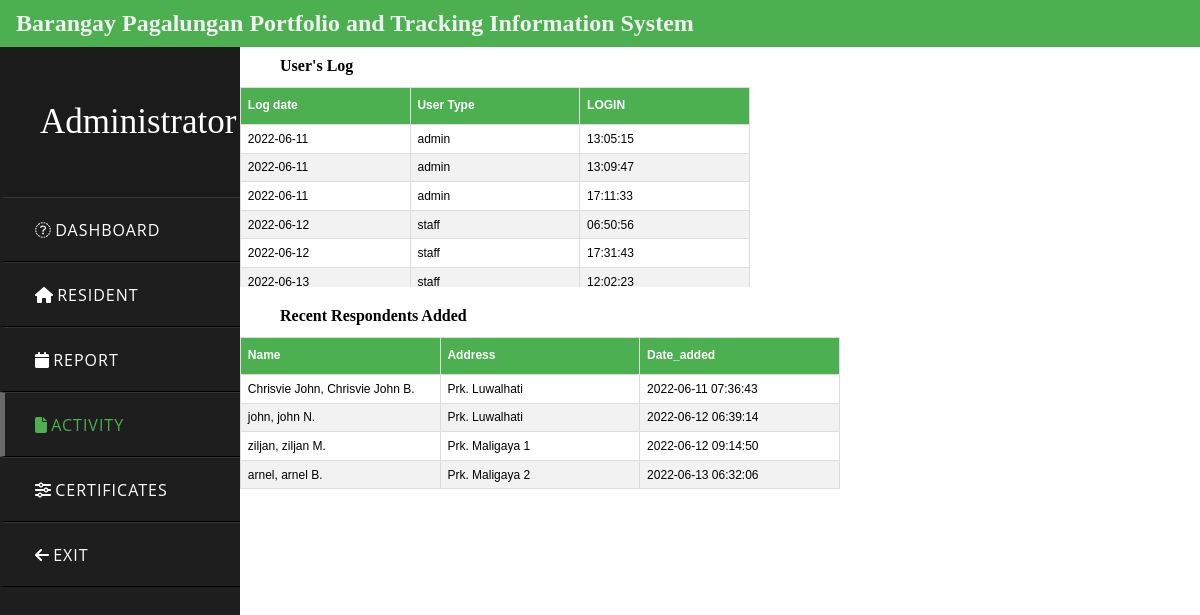
Page /NEW/activity.php on the committed database.
### tables this page shows
CREATE TABLE `residents` (
  `id` int(6) UNSIGNED NOT NULL,
  `lastname` varchar(30) NOT NULL,
  `firstname` varchar(30) NOT NULL,
  `middlename` varchar(50) NOT NULL,
  `birthdate` varchar(50) NOT NULL,
  `contactnumber` varchar(11) NOT NULL,
  `religion` varchar(50) NOT NULL,
  `city` varchar(50) NOT NULL,
  `household` varchar(2) NOT NULL,
  `address` varchar(50) DEFAULT NULL,
  `age` int(10) NOT NULL,
  `gender` varchar(10) NOT NULL,
  `status` varchar(10) NOT NULL,
  `nationality` varchar(20) NOT NULL,
  `reg_date` timestamp NOT NULL DEFAULT current_timestamp() ON UPDATE current_timestamp()
);

CREATE TABLE `staffdailylogin` (
  `id` int(10) NOT NULL,
  `logdate` date NOT NULL DEFAULT current_timestamp(),
  `usertype` varchar(50) NOT NULL,
  `logintime` time NOT NULL DEFAULT current_timestamp()
);

### NEW/activity.php (the view, shortened to what this page needs)
<!DOCTYPE html>
<html lang="en" dir="ltr">
  <head>
    <link rel="stylesheet" href="dashboard.css">
    <link rel="stylesheet" href="https://cdnjs.cloudflare.com/ajax/libs/font-awesome/5.15.3/css/all.min.css"/>
<div class="header1" id="myHeader">
  <h2>Barangay Pagalungan Portfolio and Tracking Information System</h2>
</div>
  </head>
  <body>
    	<form>
    <div class="sidebar">
      <header>Administrator</header>
      <a href="dashboard.php">
      <i class="fas fa-chart-line-down"></i>
        <span>Dashboard</span>
      </a>
        <a href="resident.php" >
        <i class="fas fa-home"></i>
        <span >Resident</span>
      </a>
      <a href="residentreport1.php" >
         <i class="fas fa-calendar"></i>
        <span>Report</span>
      </a>
      <a href="activity.php"class="active" >
        <i class="fas fa-file"></i>
        <span>Activity</span>
      </a>
      <a href="certificates.php" >
        <i class="fas fa-sliders-h"></i>
        <span>Certificates</span>
      </a>
      <a href="managementlogin.php">
        <i class="fas fa-arrow-left"></i>
        <span>Exit</span>
      </a>
    </div>
  </form>
   <form >
      <section>
<div id="divv">
<table id="cus">
<tr>
  <th>Name</th>
    <th>Address</th>
 <th>Date_added</th>
</tr>
<tbody>
  <?php
$conn = new mysqli("localhost", "root","","bpptis");
$sql = "SELECT * FROM residents";
$result = $conn->query($sql);
while ($row = $result->fetch_assoc()) {
     echo "<tr>
    <td>" . $row["firstname"] . ", " . $row["firstname"] . " " . $row["middlename"] . "</td>
    <td>" . $row["address"] . "</td>
    <td>" . $row["reg_date"] . "</td>
</tr>";
}
?>
</tbody>
  </table>
</div>
 </section>
</form>
<label style="position:fixed;margin-left: 280px;
padding-top: 10px;">
  <b>
    User's Log
  </b>
</label>
<label style="position:fixed;margin-left: 280px;
padding-top: 260px;">
  <b>
    Recent Respondents Added
  </b>
</label>
<form method="post">
<section>
<div id="dv">
<table id="customers">
<tr>
  <th>Log date</th>
    <th>User Type</th>
    <th>LOGIN</th>
</tr>
<tbody>
 <?php
$conn = new mysqli("localhost", "root","","bpptis");
$sql = "SELECT * FROM staffdailylogin";
$result = $conn->query($sql);
while ($row = $result->fetch_assoc()) {
     echo "<tr>
    <td>" . $row["logdate"] . "</td>
    <td>" . $row["usertype"] . "</td>
    <td>" . $row["logintime"] . "</td>
</tr>";
}
?></tbody>
  </table>
</div>
  </section>
</form>
  </body>
</html>

### NEW/dashboard.css (style rules this page uses)
* { margin: 0; padding: 0; text-decoration: none; }
.header1 { padding: 10px 16px; background: #4CAF50; color: #f1f1f1; }
.sidebar { position: fixed; width: 240px; left: fixed; height: 100%; background: #1e1e1e; transition: all .5s ease; }
.sidebar header { font-size: 35px; font-style: bold; color: white; line-height: 70px; text-align: center; background: #1b1b1b; user-select: none; font-family: 'Brush Script MT', cursive; padding: 40px; }
.sidebar a { display: block; height: 65px; width: 100%; color: white; line-height: 65px; padding-left: 30px; box-sizing: border-box; border-bottom: 1px solid black; border-top: 1px solid rgba(255,255,255,.1); border-left: 5px solid transparent; font-family: 'Open Sans', sans-serif; transition: all .5s ease; }
a.active,a:hover { border-left: 5px solid dimgray; color: #4CAF50; }
.sidebar a span { letter-spacing: 1px; text-transform: uppercase; }

### NEW/activity.php (style rules this page uses)
#customers { font-family: "Trebuchet MS", Arial, Helvetica, sans-serif; border-collapse: collapse; width: 100%; padding-top: 100px; }
#dv { margin-left: 240px; margin-top:40px; width: 510px; position: fixed; height: 200px; overflow: auto; }
#customers td, #customers th { border: 1px solid #ddd; padding: 6.8px; margin-top: 250px; font-size: 12px; }
#customers tr:nth-child(even) { background-color: #f2f2f2; }
#customers th { width: 100px; padding-top: 10px; padding-bottom: 12px; text-align: left; background-color: #4CAF50; color: white; }
#cus { font-family: "Trebuchet MS", Arial, Helvetica, sans-serif; border-collapse: collapse; width: 100%; padding-top: 100px; }
#divv { margin-left: 240px; margin-top:290px; width: 600px; position: fixed; height: 200px ; overflow: auto; }
#cus td, #cus th { border: 1px solid #ddd; padding: 6.8px; margin-top: 250px; font-size: 12px; }
#cus tr:nth-child(even) { background-color: #f2f2f2; }
#cus th { width: 100px; padding-top: 10px; padding-bottom: 12px; text-align: left; background-color: #4CAF50; color: white; }

### rows in the picture
residents: firstname "Chrisvie John", middlename "B.", address "Prk. Luwalhati", reg_date "2022-06-11 07:36:43"
residents: firstname "john", middlename "N.", address "Prk. Luwalhati", reg_date "2022-06-12 06:39:14"
residents: firstname "ziljan", middlename "M.", address "Prk. Maligaya 1", reg_date "2022-06-12 09:14:50"
residents: firstname "arnel", middlename "B.", address "Prk. Maligaya 2", reg_date "2022-06-13 06:32:06"
staffdailylogin: logdate "2022-06-11", usertype "admin", logintime "13:05:15"
staffdailylogin: logdate "2022-06-11", usertype "admin", logintime "13:09:47"
staffdailylogin: logdate "2022-06-11", usertype "admin", logintime "17:11:33"
staffdailylogin: logdate "2022-06-12", usertype "staff", logintime "06:50:56"
staffdailylogin: logdate "2022-06-12", usertype "staff", logintime "17:31:43"
staffdailylogin: logdate "2022-06-13", usertype "staff", logintime "12:02:23"
